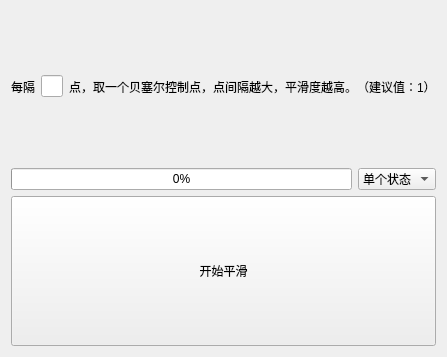
<?xml version="1.0" encoding="UTF-8"?>
<ui version="4.0">
 <class>BezierSetting</class>
 <widget class="QWidget" name="BezierSetting">
  <property name="geometry">
   <rect>
    <x>0</x>
    <y>0</y>
    <width>436</width>
    <height>357</height>
   </rect>
  </property>
  <property name="windowTitle">
   <string>Form</string>
  </property>
  <layout class="QGridLayout" name="gridLayout">
   <item row="0" column="0">
    <layout class="QHBoxLayout" name="horizontalLayout">
     <item>
      <widget class="QLabel" name="label">
       <property name="text">
        <string>每隔</string>
       </property>
      </widget>
     </item>
     <item>
      <widget class="QLineEdit" name="lineEdit"/>
     </item>
     <item>
      <widget class="QLabel" name="label_2">
       <property name="text">
        <string>点，取一个贝塞尔控制点，点间隔越大，平滑度越高。（建议值：1）</string>
       </property>
      </widget>
     </item>
    </layout>
   </item>
   <item row="3" column="0">
    <widget class="QPushButton" name="pushButton">
     <property name="sizePolicy">
      <sizepolicy hsizetype="Minimum" vsizetype="Preferred">
       <horstretch>0</horstretch>
       <verstretch>0</verstretch>
      </sizepolicy>
     </property>
     <property name="text">
      <string>开始平滑</string>
     </property>
    </widget>
   </item>
   <item row="2" column="0">
    <layout class="QGridLayout" name="gridLayout_2" columnstretch="5,1">
     <item row="0" column="0">
      <widget class="QProgressBar" name="progressBar">
       <property name="value">
        <number>0</number>
       </property>
       <property name="textVisible">
        <bool>true</bool>
       </property>
      </widget>
     </item>
     <item row="0" column="1">
      <widget class="QComboBox" name="comboBox">
       <item>
        <property name="text">
         <string>单个状态</string>
        </property>
       </item>
       <item>
        <property name="text">
         <string>全部状态</string>
        </property>
       </item>
      </widget>
     </item>
    </layout>
   </item>
  </layout>
 </widget>
 <resources/>
 <connections/>
</ui>
